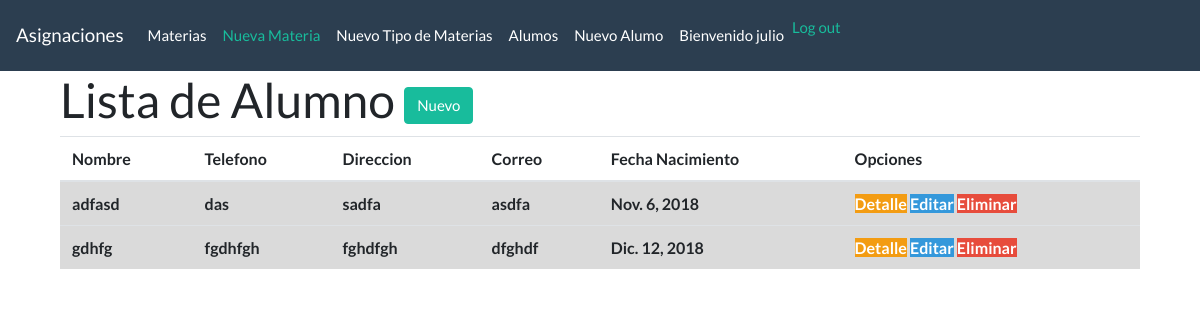
The app's page /alumno/ (signed in) with its own data.
### python/models.py (models this page shows, shortened)
class Alumno(models.Model):
    nombre = models.CharField(max_length=50)
    telefono = models.CharField(max_length=10)
    direccion = models.CharField(max_length=50)
    correo = models.CharField(max_length=50)
    fecha_nacimiento = models.DateField()

### python/views.py (the view)
# urls.py: url(r'^alumno/$', views.lista_alumnos, name ='lista_alumnos'),
@login_required
def lista_alumnos(request):
    alumnos = Alumno.objects.order_by('id')
    return render(request, 'alumno/alumno_list.html', {'alumnos':alumnos})

### python/templates/alumno/alumno_list.html (shortened to what this page needs)
{% extends 'materias/base.html' %}
{% block content %}
<div class="container">
  <h1>Lista de Alumno <a href="{% url 'alumno_nuevo' %}" class="btn btn-success">Nuevo</a></h1>
      <table class="table table-hover">
        <thead>
          <tr>
            <th scope="col">Nombre</th>
            <th scope="col">Telefono</th>
            <th scope="col">Direccion</th>
            <th scope="col">Correo</th>
            <th scope="col">Fecha Nacimiento</th>
            <th scope="col">Opciones</th>
          </tr>
        </thead>
        <tbody>
          {% for alumno in alumnos %}
          <tr class="table-active">
            <th>{{alumno.nombre}}</th>
            <th>{{alumno.telefono}}</th>
            <th>{{alumno.direccion}}</th>
            <th>{{alumno.correo}}</th>
            <th>{{alumno.fecha_nacimiento}}</th>
            <th>
              <a href="{% url 'alumno_detalle' pk=alumno.pk %}" class="bt btn-warning">Detalle</a>
              <a href="{% url 'alumno_editar' pk=alumno.pk %}" class="bt btn-info">Editar</a>
              <a href="{% url 'alumno_eliminar' pk=alumno.pk %}" class="bt btn-danger">Eliminar</a>
            </th>
          </tr>
          {% endfor %}
        </tbody>
      </table>
</div>
{% endblock %}

### python/templates/materias/base.html (shortened to what this page needs)
{% load static %}
<html>
    <head>
        <link rel="stylesheet" href="{% static 'css/clases.css' %}">
    </head>
  <body>
    <nav class="navbar navbar-expand-lg navbar-dark bg-primary">
    <a class="navbar-brand" href="{% url 'lista_materias' %}"> Asignaciones </a>
      <div class="collapse navbar-collapse" id="navbarColor01">
        <ul class="navbar-nav mr-auto">
          <a class="nav-link" href="{% url 'lista_materias' %}" class="top-menu"><span class="glyphicon glyphicon-list">  Materias </span></a>
          {% if user.is_authenticated %}
          <li class="nav-item active">
          <a class="nav-link" href="{% url 'materia_nuevo' %}" class="top-menu"><span class="glyphicon glyphicon-list"> Nueva Materia </span></a>
          </li>
          <li class="nav-item">
          <a class="nav-link" href="{% url 'tipo_nuevo' %}" class="top-menu"><span class="glyphicon glyphicon-list">  Nuevo Tipo de Materias </span></a>
          </li>
          <li class="nav-item">
          <a class="nav-link" href="{% url 'lista_alumnos' %}" class="top-menu"><span class="glyphicon glyphicon-list"> Alumos </span></a>
          </li>
          <li class="nav-item">
          <a class="nav-link" href="{% url 'alumno_nuevo' %}" class="top-menu"><span class="glyphicon glyphicon-list"> Nuevo Alumo </span></a>
          </li>
          <a class="nav-link"> Bienvenido {{ user.username }} <a nav-link href="{% url 'logout' %}">Log out</a></a>
          {% else %}
          <a href="{% url 'login' %}" class="top-menu"><span class="glyphicon glyphicon-lock">Login</span></a>
          {% endif %}
        </ul>
      </div>
    </nav>
    <div class="content container">
    {% block content %}
    {% endblock %}
  </body>
</html>

### records on screen
Alumno: nombre "adfasd", telefono "das", direccion "sadfa", correo "asdfa", fecha_nacimiento "Nov. 6, 2018"
Alumno: nombre "gdhfg", telefono "fgdhfgh", direccion "fghdfgh", correo "dfghdf", fecha_nacimiento "Dic. 12, 2018"

### other values on screen
{{ user.username }} "julio"
